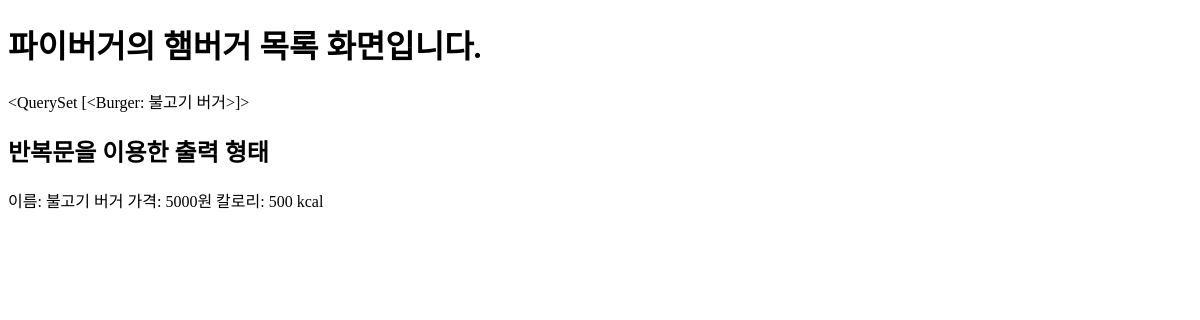
The app's page /burgers/, older data.
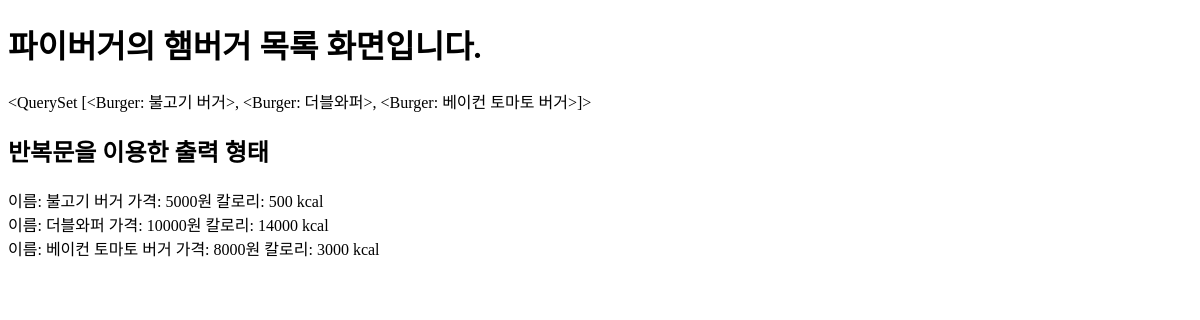
The same page, newer data.
### burgers/models.py (models this page shows)
class Burger(models.Model):
    name = models.CharField(max_length=100)
    price =models.IntegerField(default=0)
    calories = models.IntegerField(default=0)
    def __str__(self):
        return self.name

### pyburger/views.py (the view)
# urls.py: path('burgers/',burger_list),
def burger_list(request):
    burgers = Burger.objects.all()
    print("전체 햄버거 목록:", burgers)
    context = {'burgers': burgers}
    return render(request, 'burger_list.html', context)

### templates/burger_list.html (shortened to what this page needs)
<!DOCTYPE html>
<html lang="en">
<head>
</head>
<body>
    <h1>파이버거의 햄버거 목록 화면입니다.</h1>
    <div>{{ burgers }}</div>
    <h2>반복문을 이용한 출력 형태</h2>
    {% for item in burgers %}
        <div>
        이름: {{ item.name }}
        가격: {{ item.price }}원
        칼로리: {{ item.calories }} kcal
        </div>
    {% endfor %}
</body>
</html>

Row changes from the older to the newer data that the page shows:
computed for Burger "불고기 버거": name.name "<QuerySet [<Burger: 불고기 버거>]>" → "<QuerySet [<Burger: 불고기 버거>, <Burger: 더블와퍼>, <Burger: 베이컨 토마토 버거>]>"
added Burger: name "더블와퍼", price "10000", calories "14000"
added Burger: name "베이컨 토마토 버거", price "8000", calories "3000"
